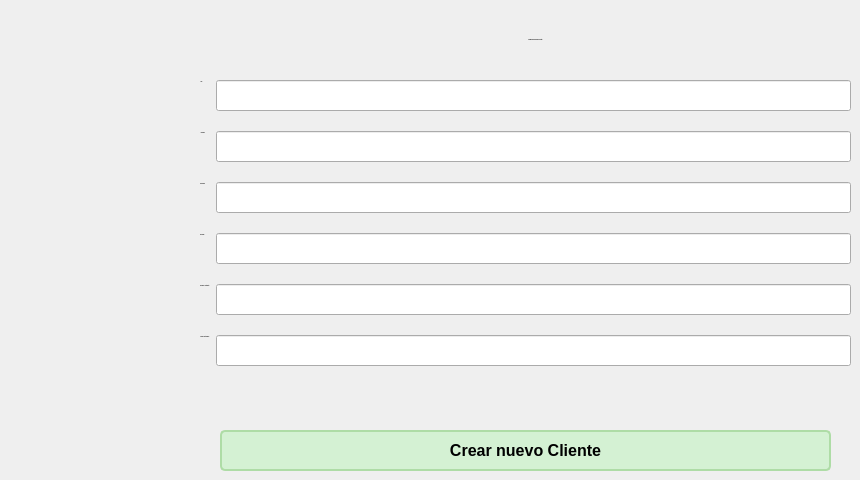
    <widget class="QWidget" name="page_nuevo_cliente">
     <widget class="QLabel" name="label_16">
      <property name="geometry">
       <rect>
        <x>400</x>
        <y>30</y>
        <width>271</width>
        <height>20</height>
       </rect>
      </property>
      <property name="font">
       <font>
        <pointsize>-1</pointsize>
        <weight>75</weight>
        <bold>true</bold>
       </font>
      </property>
      <property name="autoFillBackground">
       <bool>false</bool>
      </property>
      <property name="text">
       <string>Formulario para nuevo cliente</string>
      </property>
      <property name="alignment">
       <set>Qt::AlignCenter</set>
      </property>
     </widget>
     <widget class="QPushButton" name="nuevo_cliente_btn_crear_nuevo_cliente">
      <property name="geometry">
       <rect>
        <x>220</x>
        <y>430</y>
        <width>611</width>
        <height>41</height>
       </rect>
      </property>
      <property name="font">
       <font>
        <pointsize>-1</pointsize>
        <weight>75</weight>
        <bold>true</bold>
       </font>
      </property>
      <property name="styleSheet">
       <string notr="true">QPushButton {
    background-color: #D4F1D3; /* Verde pastel claro */
    color: #000000;           /* Texto negro */
    font-size: 16px;          /* Tamaño de letra */
    font-weight: bold;        /* Texto en negrita */
    border-radius: 5px;       /* Bordes redondeados */
    padding: 8px 12px;        /* Espaciado interno */
    border: 2px solid #AEDCA6; /* Borde verde más oscuro */
}

QPushButton:hover {
    background-color: #BEE9B5; /* Fondo más oscuro al pasar el mouse */
}

QPushButton:pressed {
    background-color: #A5D59A; /* Fondo aún más oscuro al presionar */
    border: 2px solid #8ABB82; /* Cambio de borde al presionar */
}

QPushButton:disabled {
    background-color: #F0F5EF; /* Fondo gris verdoso para botones desactivados */
    color: #A0A0A0;           /* Texto gris claro */
    border: 2px solid #C6D3C2; /* Borde gris verdoso */
}</string>
      </property>
      <property name="text">
       <string>Crear nuevo Cliente</string>
      </property>
     </widget>
     <widget class="QWidget" name="formLayoutWidget_2">
      <property name="geometry">
       <rect>
        <x>200</x>
        <y>80</y>
        <width>651</width>
        <height>321</height>
       </rect>
      </property>
      <layout class="QFormLayout" name="formLayout_2">
       <property name="verticalSpacing">
        <number>20</number>
       </property>
       <item row="0" column="0">
        <widget class="QLabel" name="label_17">
         <property name="font">
          <font>
           <pointsize>-1</pointsize>
           <weight>75</weight>
           <bold>true</bold>
          </font>
         </property>
         <property name="autoFillBackground">
          <bool>false</bool>
         </property>
         <property name="text">
          <string>CIF:</string>
         </property>
         <property name="alignment">
          <set>Qt::AlignCenter</set>
         </property>
        </widget>
       </item>
       <item row="0" column="1">
        <widget class="QLineEdit" name="nuevo_cliente_cif">
         <property name="enabled">
          <bool>true</bool>
         </property>
         <property name="font">
          <font>
           <pointsize>14</pointsize>
          </font>
         </property>
         <property name="readOnly">
          <bool>false</bool>
         </property>
        </widget>
       </item>
       <item row="1" column="0">
        <widget class="QLabel" name="label_18">
         <property name="font">
          <font>
           <pointsize>-1</pointsize>
           <weight>75</weight>
           <bold>true</bold>
          </font>
         </property>
         <property name="autoFillBackground">
          <bool>false</bool>
         </property>
         <property name="text">
          <string>Nombre:</string>
         </property>
         <property name="alignment">
          <set>Qt::AlignCenter</set>
         </property>
        </widget>
       </item>
       <item row="1" column="1">
        <widget class="QLineEdit" name="nuevo_cliente_nombre">
         <property name="font">
          <font>
           <pointsize>14</pointsize>
          </font>
         </property>
        </widget>
       </item>
       <item row="2" column="0">
        <widget class="QLabel" name="label_19">
         <property name="font">
          <font>
           <pointsize>-1</pointsize>
           <weight>75</weight>
           <bold>true</bold>
          </font>
         </property>
         <property name="autoFillBackground">
          <bool>false</bool>
         </property>
         <property name="text">
          <string>Dirección: </string>
         </property>
         <property name="alignment">
          <set>Qt::AlignCenter</set>
         </property>
        </widget>
       </item>
       <item row="2" column="1">
        <widget class="QLineEdit" name="nuevo_cliente_direccion">
         <property name="font">
          <font>
           <pointsize>14</pointsize>
          </font>
         </property>
        </widget>
       </item>
       <item row="3" column="0">
        <widget class="QLabel" name="label_20">
         <property name="font">
          <font>
           <pointsize>-1</pointsize>
           <weight>75</weight>
           <bold>true</bold>
          </font>
         </property>
         <property name="autoFillBackground">
          <bool>false</bool>
         </property>
         <property name="text">
          <string>Teléfono: </string>
         </property>
         <property name="alignment">
          <set>Qt::AlignCenter</set>
         </property>
        </widget>
       </item>
       <item row="3" column="1">
        <widget class="QLineEdit" name="nuevo_cliente_telefono">
         <property name="font">
          <font>
           <pointsize>14</pointsize>
          </font>
         </property>
        </widget>
       </item>
       <item row="4" column="1">
        <widget class="QLineEdit" name="nuevo_cliente_contacto">
         <property name="font">
          <font>
           <pointsize>14</pointsize>
          </font>
         </property>
        </widget>
       </item>
       <item row="4" column="0">
        <widget class="QLabel" name="label_21">
         <property name="font">
          <font>
           <pointsize>-1</pointsize>
           <weight>75</weight>
           <bold>true</bold>
          </font>
         </property>
         <property name="autoFillBackground">
          <bool>false</bool>
         </property>
         <property name="text">
          <string>Persona / Contacto: </string>
         </property>
         <property name="alignment">
          <set>Qt::AlignCenter</set>
         </property>
        </widget>
       </item>
       <item row="5" column="0">
        <widget class="QLabel" name="label_22">
         <property name="font">
          <font>
           <pointsize>-1</pointsize>
           <weight>75</weight>
           <bold>true</bold>
          </font>
         </property>
         <property name="autoFillBackground">
          <bool>false</bool>
         </property>
         <property name="text">
          <string>Correo electrónico: </string>
         </property>
         <property name="alignment">
          <set>Qt::AlignCenter</set>
         </property>
        </widget>
       </item>
       <item row="5" column="1">
        <widget class="QLineEdit" name="nuevo_cliente_email">
         <property name="font">
          <font>
           <pointsize>14</pointsize>
          </font>
         </property>
        </widget>
       </item>
      </layout>
     </widget>
    </widget>
